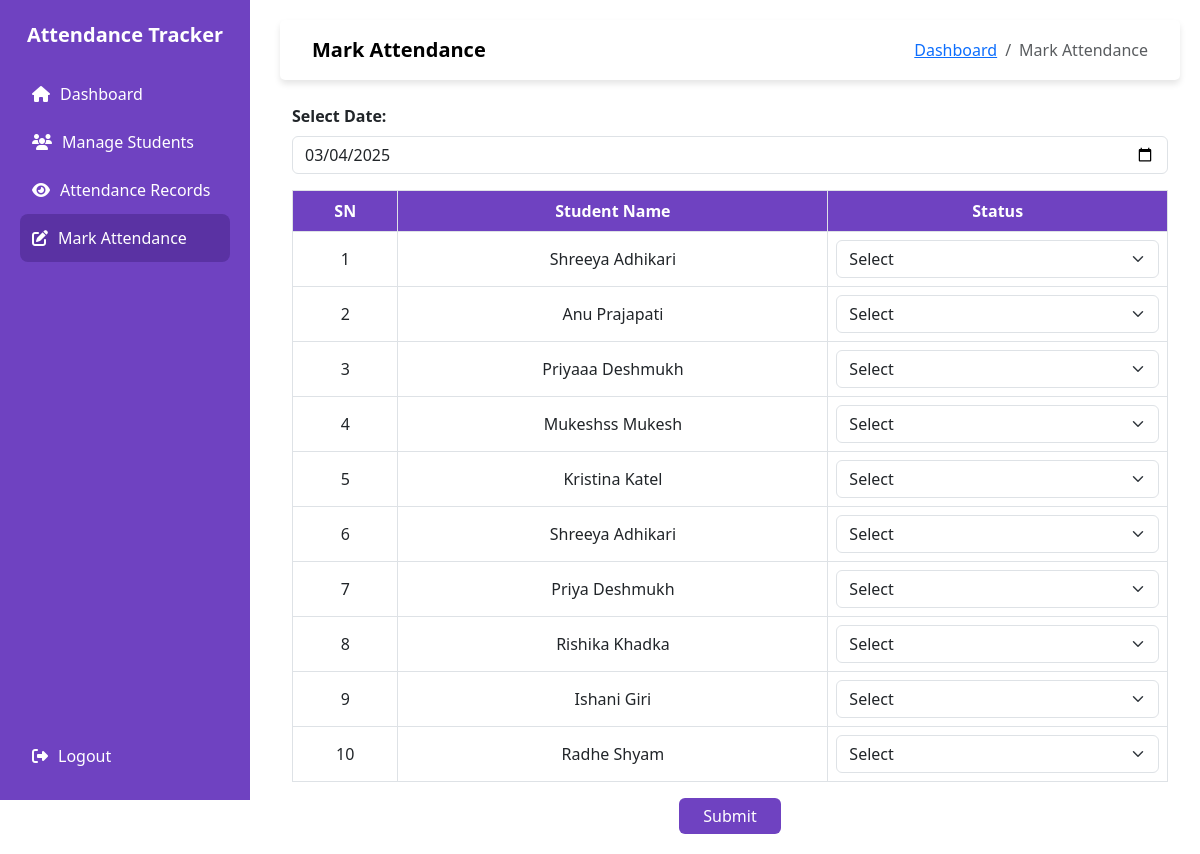
The app's page /mark-attendance with its own data.
### models.py (models this page shows)
class Student(db.Model):
    id = db.Column(db.Integer, primary_key = True)
    student_id = db.Column(db.String(20), unique=True, nullable=False)  # Custom ID
    first_name = db.Column(db.String(150), nullable=False)
    last_name = db.Column(db.String(150), nullable=False)
    email = db.Column(db.String(100), unique=True, nullable=False)
    address = db.Column(db.Text, nullable=False)
    phone = db.Column(db.String(15), unique=True, nullable=False)

### app.py (the view, shortened to what this page needs)
@app.route('/mark-attendance', methods=["GET", "POST"])
def mark_attendance():
    students = Student.query.all()
    today_date = datetime.today().date()
    selected_date_str = request.args.get("date", today_date.strftime("%Y-%m-%d"))
    selected_date = datetime.strptime(selected_date_str, "%Y-%m-%d").date()
    attendance_records = {att.student_id: att.status for att in Attendance.query.filter_by(date=selected_date).all()}
    return render_template(
        "attendance/mark_attendance.html",
        students=students,
        today_date=today_date,
        selected_date=selected_date.strftime("%Y-%m-%d"),
        attendance_records=attendance_records
    )

### templates/attendance/mark_attendance.html (shortened to what this page needs)
{% extends "base.html" %}
{% block nav_title %}Mark Attendance{% endblock %}
{% block content %}
<div class="container mt-4">
    <form method="POST">
        <div class="mb-3">
            <label for="date" class="form-label fw-semibold">Select Date:</label>
            <input type="date" id="date" name="date" class="form-control" required
                value="{{ selected_date }}" max="{{ today_date }}">
        </div>
        <table class="table table-bordered">
            <thead>
                <tr>
                    <th>SN</th>
                    <th>Student Name</th>
                    <th>Status</th>
                </tr>
            </thead>
            <tbody>
                {% for student in students %}
                {% set status = attendance_records.get(student.id, '') %}
                <tr>
                    <td>{{ loop.index }}</td>
                    <td>{{ student.first_name }} {{ student.last_name }}</td>
                    <td>
                        <select name="status_{{ student.id }}" class="form-select
                            " required>
                            <option value="">Select</option>
                        </select>
                    </td>
                </tr>
                {% endfor %}
            </tbody>
        </table>
        <div class="text-center mt-3">
            <button type="submit" class="btn btn-primary px-4">Submit</button>
        </div>
    </form>
</div>
{% endblock %}

### templates/base.html (shortened to what this page needs)
<!DOCTYPE html>
<html lang="en">
<head>
    <link rel="stylesheet" href="https://cdn.jsdelivr.net/npm/bootstrap@5.3.0/dist/css/bootstrap.min.css">
    <link rel="stylesheet" href="https://cdn.jsdelivr.net/npm/bootstrap-icons/font/bootstrap-icons.css">
    <link rel="stylesheet" href="https://cdnjs.cloudflare.com/ajax/libs/font-awesome/6.4.2/css/all.min.css">
</head>
<body>
    <div class="sidebar">
        <div class="brand">Attendance Tracker</div>
        <a href="{{ url_for('dashboard') }}" class="{% if request.endpoint == 'dashboard' %}active{% endif %}">
            <i class="fa fa-home"></i> Dashboard
        </a>
        <a href="{{ url_for('view_student') }}" class="{% if request.endpoint == 'view_student' %}active{% endif %}">
            <i class="fa fa-users"></i> Manage Students
        </a>
        <a href="{{ url_for('attendance_records') }}" class="{% if request.endpoint == 'attendance_records' %}active{% endif %}">
            <i class="fa fa-eye"></i> Attendance Records
        </a>
        <a href="{{ url_for('mark_attendance') }}" class="{% if request.endpoint == 'mark_attendance' %}active{% endif %}">
            <i class="fa fa-edit"></i> Mark Attendance
        </a>
        <a href="{{ url_for('logout') }} " onclick=ConfirmLogout() class="logout">
            <i class="fa fa-sign-out-alt"></i> Logout
        </a>
    </div>
    <div class="content">
        <nav class="navbar navbar-expand-lg navbar-light mb-2">
            <div class="container-fluid d-flex justify-content-between align-items-center">
                <a class="navbar-brand fw-semibold" href="#">{% block nav_title%} {% endblock%}</a>
                <nav aria-label="breadcrumb">
                    <ol class="breadcrumb">
                        <li class="breadcrumb-item"><a href="{{ url_for('dashboard') }}">Dashboard</a></li>
                        {% if request.endpoint == 'view_student' %}
                            <li class="breadcrumb-item active" aria-current="page">Student List</li>
                        {% elif request.endpoint == 'add_student' %}
                            <li class="breadcrumb-item active" aria-current="page">Add Student</li>
                        {% elif request.endpoint == 'attendance_records' %}
                            <li class="breadcrumb-item active" aria-current="page">View Attendance</li>
                        {% elif request.endpoint == 'mark_attendance' %}
                            <li class="breadcrumb-item active" aria-current="page">Mark Attendance</li>
                        {% endif %}
                    </ol>
                </nav>
            </div>
        </nav>
        {% block content %}{% endblock %}
    </div>
</body>
</html>

### templates/base.html (style rules this page uses)
:root { --primary-color: #6f42c1; --primary-hover: #5a32a3; --sidebar-bg: #6f42c1; --sidebar-text: #ffffff; }
body { display: flex; }
.sidebar { width: 250px; height: 100vh; background-color: var(--sidebar-bg); color: var(--sidebar-text); position: fixed; top: 0; left: 0; padding: 20px; display: flex; flex-direction: column; }
.sidebar .brand { font-size: 20px; font-weight: bold; text-align: center; margin-bottom: 20px; }
.sidebar a { display: flex; align-items: center; color: var(--sidebar-text); text-decoration: none; font-size: 16px; padding: 12px; border-radius: 8px; transition: background 0.3s ease; width: 100%; }
.sidebar a i { margin-right: 10px; }
.sidebar a:hover, .sidebar .active { background-color: var(--primary-hover); }
.sidebar .logout { margin-top: auto; }
.content { margin-left: 260px; padding: 20px; width: 100%; }
.navbar { background: white; box-shadow: 0px 4px 6px rgba(0, 0, 0, 0.1); padding: 10px 20px; border-radius: 5px; }
.breadcrumb { margin-bottom: 0; }

### templates/attendance/mark_attendance.html (style rules this page uses)
:root { --primary-color: #6f42c1; --primary-hover: #5a32a3; }
.btn-primary { background-color: var(--primary-color); border: none; }
.table th { background-color: var(--primary-color); color: white; text-align: center; }
.table td { vertical-align: middle; text-align: center; }

### records on screen
Student: first_name "Shreeya", last_name "Adhikari"
Student: first_name "Anu", last_name "Prajapati"
Student: first_name "Priyaaa", last_name "Deshmukh"
Student: first_name "Mukeshss", last_name "Mukesh"
Student: first_name "Kristina", last_name "Katel"
Student: first_name "Shreeya", last_name "Adhikari"
Student: first_name "Priya", last_name "Deshmukh"
Student: first_name "Rishika", last_name "Khadka"
Student: first_name "Ishani", last_name "Giri"
Student: first_name "Radhe", last_name "Shyam"
